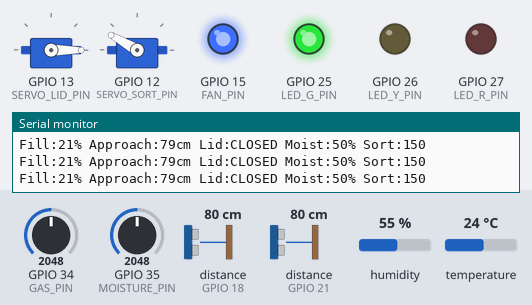
This program was run on a simulated ESP32. On the bench: 2 × servo, output pins drawn as LEDs (lit = HIGH), the last lines printed to the serial monitor. Wiring (from diagram.json): 2 × ultrasonic range finder: trigger GPIO 5, echo GPIO 18 / trigger GPIO 19, echo GPIO 21. The test bench sets the inputs (shaded band); at power-on: distance to the obstacle (sensors on GPIO 21, GPIO 18) 80 cm, GPIO 35 (MOISTURE_PIN) = 2048, GPIO 34 (GAS_PIN) = 2048, humidity 55 %, temperature 24 °C. The echo pulse lasts 58.3 µs per cm; WiFi joins after 1.5 s; servers stay silent unless stated; uploads are accepted with an empty reply; pins used as bus, display or sensor lines are not drawn.

Above: at 3.0 s.
3.1 s: distance to the obstacle (sensor on GPIO 21) set to 32 cm
4.6 s: distance to the obstacle (sensor on GPIO 21) set to 26 cm
At 5.8 s:
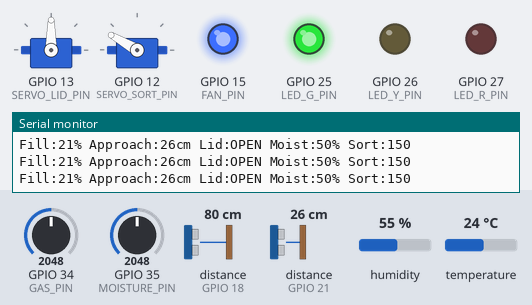
6.1 s: distance to the obstacle (sensor on GPIO 18) set to 56 cm
7.6 s: distance to the obstacle (sensor on GPIO 18) set to 45 cm
At 8.8 s:
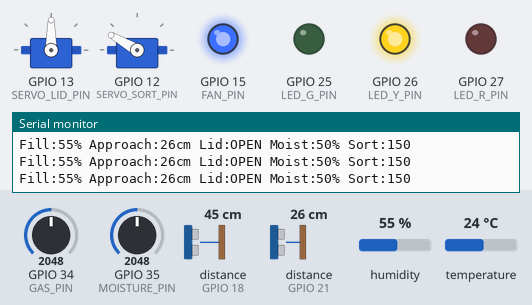
9.1 s: GPIO 35 (MOISTURE_PIN) set to 2214
10.6 s: GPIO 35 (MOISTURE_PIN) set to 2317
At 11.0 s:
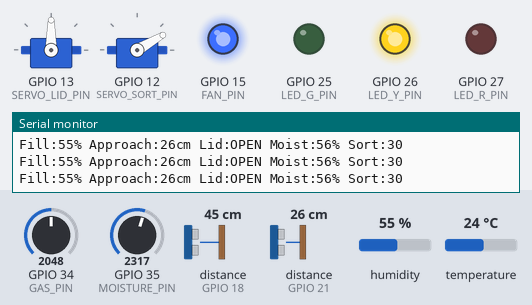
Timing chart, 0 to 13.1 s (numbered marks = the images above; inputs shaded):
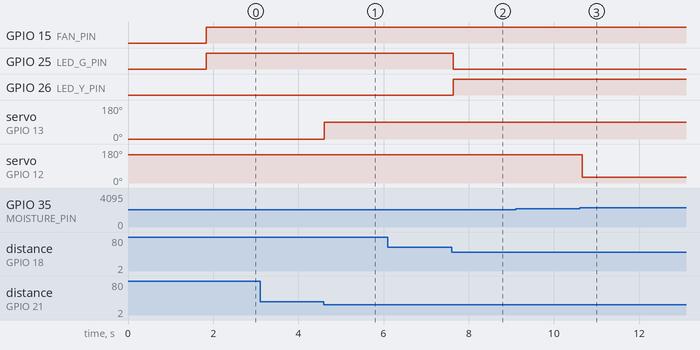

Measured:
- the behaviour switches between 29 and 28 cm on distance to the obstacle (sensor on GPIO 21) (found by bisection; images 0 and 1)
- the behaviour switches between 51 and 50 cm on distance to the obstacle (sensor on GPIO 18) (found by bisection; images 1 and 2)
- the behaviour switches between 2252 and 2253 on GPIO 35 (MOISTURE_PIN) (found by bisection; images 2 and 3)
- after the input at 4.6 s, servo on GPIO 13 (SERVO_LID_PIN): 0° → 90° at once
- after the input at 7.6 s, GPIO 25 (LED_G_PIN): HIGH → LOW at once; GPIO 26 (LED_Y_PIN): LOW → HIGH at once
- after the input at 10.6 s, servo on GPIO 12 (SERVO_SORT_PIN): 150° → 30° after 0.06 s

The program:

main.cpp
```cpp
#include <WiFi.h>
#include <HTTPClient.h>
#include <WiFiClientSecure.h>
#include <DHT.h>
#include <ArduinoJson.h>
#include <ESP32Servo.h>

const char* ssid = "Wokwi-GUEST";
const char* password = "";
const char* serverName = "http://host.wokwi.internal:8000/readings";
const char* bin_id = "d11f62e2-e7bf-46ed-8c1a-351b027ed640";

const int max_depth_cm = 100;
const int threshold_pct = 80;
const int GAS_THRESHOLD = 300;

// Fill level — ultrasonic #1 only (never drives servos)
#define TRIG_FILL_PIN   5
#define ECHO_FILL_PIN   18

// Approach / lid — ultrasonic #2 only (opens lid when trash or hand is close)
#define TRIG_APPROACH_PIN  19
#define ECHO_APPROACH_PIN  21
const int LID_OPEN_CM = 28;   // closer than this → open lid
const int LID_CLOSE_CM = 38;  // farther than this → close lid (hysteresis)

#define DHT_PIN     4
#define GAS_PIN     34
#define MOISTURE_PIN 35

// Lid servo — GPIO13, driven ONLY by approach ultrasonic
#define SERVO_LID_PIN   13
const int LID_ANGLE_CLOSED = 0;
const int LID_ANGLE_OPEN = 90;

// Sort servo — GPIO12, driven ONLY by moisture sensor
#define SERVO_SORT_PIN  12
const int SORT_ANGLE_DRY = 150;      // low moisture → dry waste chute
const int SORT_ANGLE_WET = 30;       // high moisture → wet waste chute
const float MOISTURE_WET_PCT = 55.0f;
const float MOISTURE_DRY_PCT = 35.0f;

#define LED_G_PIN   25
#define LED_Y_PIN   26
#define LED_R_PIN   27
#define FAN_PIN     15
#define BUZZER_PIN  14
#define BUZZER_CH   4

DHT dht(DHT_PIN, DHT22);
Servo lidServo;
Servo sortServo;

volatile float fillPct = 0, temperature = 0, humidity = 0;
volatile float gasPpm = 0, moisturePct = 0;
volatile bool lidOpen = false;
volatile bool fanOn = false;
volatile bool backendConnected = false;

// Last sort position (moisture only) — independent from lid
int sortAngle = SORT_ANGLE_DRY;

float readUltrasonic(int trigPin, int echoPin) {
  digitalWrite(trigPin, LOW);
  delayMicroseconds(2);
  digitalWrite(trigPin, HIGH);
  delayMicroseconds(10);
  digitalWrite(trigPin, LOW);
  long dur = pulseIn(echoPin, HIGH, 50000);
  if (dur == 0) return -1.0f;  // no echo
  return dur * 0.034f / 2.0f;
}

/** Lid: approach ultrasonic only — open when something is close, close when it leaves. */
void updateLidFromApproach(float approachDistCm) {
  bool inRange = (approachDistCm > 0 && approachDistCm < 400);

  if (!inRange) {
    if (lidOpen) {
      lidServo.write(LID_ANGLE_CLOSED);
      lidOpen = false;
    }
    return;
  }

  if (!lidOpen && approachDistCm <= LID_OPEN_CM) {
    lidServo.write(LID_ANGLE_OPEN);
    lidOpen = true;
  } else if (lidOpen && approachDistCm >= LID_CLOSE_CM) {
    lidServo.write(LID_ANGLE_CLOSED);
    lidOpen = false;
  }
}

/** Sort: moisture sensor only — different angles for wet vs dry waste. */
void updateSortFromMoisture(float moisture) {
  if (moisture >= MOISTURE_WET_PCT) {
    if (sortAngle != SORT_ANGLE_WET) {
      sortAngle = SORT_ANGLE_WET;
      sortServo.write(SORT_ANGLE_WET);
    }
  } else if (moisture <= MOISTURE_DRY_PCT) {
    if (sortAngle != SORT_ANGLE_DRY) {
      sortAngle = SORT_ANGLE_DRY;
      sortServo.write(SORT_ANGLE_DRY);
    }
  }
  // Between 35–55%: keep last route (no lid movement, no coupling)
}

void httpTask(void* param) {
  for (;;) {
    if (WiFi.status() == WL_CONNECTED) {
      WiFiClient client;
      HTTPClient http;
      http.setConnectTimeout(800);
      http.setTimeout(1500);
      http.begin(client, serverName);
      http.addHeader("Content-Type", "application/json");

      JsonDocument doc;
      doc["bin_id"] = bin_id;
      doc["fill_pct"] = round(fillPct * 10) / 10.0;
      doc["temperature"] = round(temperature * 10) / 10.0;
      doc["humidity"] = round(humidity * 10) / 10.0;
      doc["gas_ppm"] = round(gasPpm);
      doc["moisture_pct"] = round(moisturePct * 10) / 10.0;

      String body;
      serializeJson(doc, body);

      int code = http.POST(body);
      if (code == 200) {
        JsonDocument resDoc;
        if (!deserializeJson(resDoc, http.getString())) {
          fanOn = resDoc["fan_on"] | false;
          backendConnected = true;
        } else {
          backendConnected = false;
        }
      } else {
        backendConnected = false;
      }
      http.end();
    }
    vTaskDelay(250 / portTICK_PERIOD_MS);
  }
}

void setup() {
  Serial.begin(115200);
  delay(300);
  Serial.println();
  Serial.println("=== SmartBin BOOT OK ===");
  Serial.println("If you see this, Serial Monitor is working.");
  Serial.println("Lid servo  -> Approach ultrasonic (GPIO19/21)");
  Serial.println("Sort servo -> Moisture pot only (GPIO35)");
  Serial.flush();

  pinMode(TRIG_FILL_PIN, OUTPUT);
  pinMode(ECHO_FILL_PIN, INPUT);
  pinMode(TRIG_APPROACH_PIN, OUTPUT);
  pinMode(ECHO_APPROACH_PIN, INPUT);
  pinMode(LED_G_PIN, OUTPUT);
  pinMode(LED_Y_PIN, OUTPUT);
  pinMode(LED_R_PIN, OUTPUT);
  pinMode(FAN_PIN, OUTPUT);

  ledcSetup(BUZZER_CH, 2000, 8);
  ledcAttachPin(BUZZER_PIN, BUZZER_CH);

  lidServo.attach(SERVO_LID_PIN);
  sortServo.attach(SERVO_SORT_PIN);
  lidServo.write(LID_ANGLE_CLOSED);
  sortServo.write(SORT_ANGLE_DRY);
  sortAngle = SORT_ANGLE_DRY;
  dht.begin();

  WiFi.begin(ssid, password);
  for (int i = 0; i < 30 && WiFi.status() != WL_CONNECTED; i++) delay(300);

  xTaskCreatePinnedToCore(httpTask, "HTTP", 8192, NULL, 1, NULL, 0);
}

void loop() {
  // --- Ultrasonic #1: fill level only ---
  float fillDist = readUltrasonic(TRIG_FILL_PIN, ECHO_FILL_PIN);
  delay(5);
  if (fillDist < 0) fillDist = max_depth_cm;
  if (fillDist > max_depth_cm) fillDist = max_depth_cm;
  fillPct = ((max_depth_cm - fillDist) / (float)max_depth_cm) * 100.0f;

  // --- Ultrasonic #2: approach / lid only ---
  float approachDist = readUltrasonic(TRIG_APPROACH_PIN, ECHO_APPROACH_PIN);
  delay(5);
  updateLidFromApproach(approachDist);

  bool approachActive = (approachDist > 0 && approachDist < LID_CLOSE_CM);

  float h = dht.readHumidity();
  float t = dht.readTemperature();
  if (!isnan(h)) humidity = h;
  if (!isnan(t)) temperature = t;

  gasPpm = map(analogRead(GAS_PIN), 0, 4095, 0, 1000);
  moisturePct = map(analogRead(MOISTURE_PIN), 0, 4095, 0, 100);

  // --- Moisture only → sort servo (separate from lid) ---
  updateSortFromMoisture(moisturePct);

  digitalWrite(LED_G_PIN, LOW);
  digitalWrite(LED_Y_PIN, LOW);
  digitalWrite(LED_R_PIN, LOW);
  ledcWriteTone(BUZZER_CH, 0);

  if (fillPct >= threshold_pct) {
    digitalWrite(LED_R_PIN, HIGH);
    if (approachActive) ledcWriteTone(BUZZER_CH, 2000);
  } else if (fillPct >= 50) {
    digitalWrite(LED_Y_PIN, HIGH);
  } else {
    digitalWrite(LED_G_PIN, HIGH);
  }

  if (!backendConnected) {
    fanOn = (gasPpm >= GAS_THRESHOLD || temperature >= 30.0f);
  }
  digitalWrite(FAN_PIN, fanOn ? HIGH : LOW);

  Serial.printf(
    "Fill:%.0f%% Approach:%.0fcm Lid:%s Moist:%.0f%% Sort:%d\n",
    fillPct,
    approachDist < 0 ? 999.0f : approachDist,
    lidOpen ? "OPEN" : "CLOSED",
    moisturePct,
    sortAngle
  );

  delay(50);
}
```
